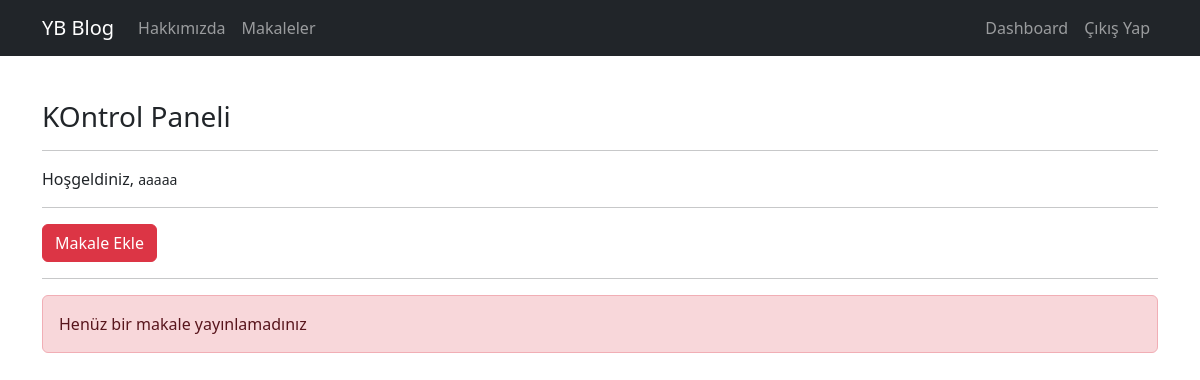
/article/dashboard/ (signed in), run on an earlier commit of the app's database.
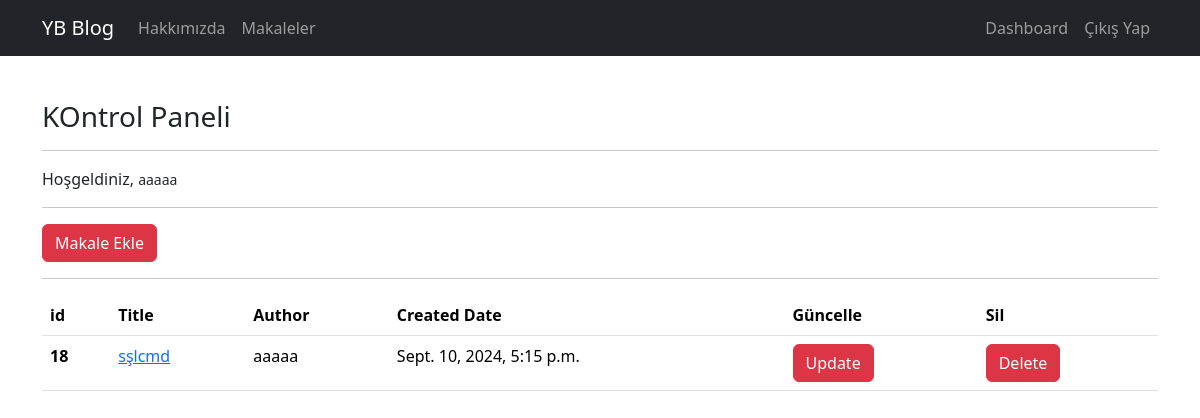
And on a later commit of the database.
### article/models.py (models this page shows, shortened)
class Article(models.Model):          #bu article ı kayıt etmen gerekiyor admin.py den
    author=models.ForeignKey("auth.User", on_delete=models.CASCADE)  #django ile hazır gelen Users tablosunu burda kullnadık referans aldık, ondelete->o o user silinirse diğer her şeyi veritabanından silinecek
    title=models.CharField(max_length=50)
    content=RichTextField()
    created_date=models.DateTimeField(auto_now_add=True)     #verbose_name ile bu alanların admin panelindeki ismini değiştirebilirsin
    article_image = models.FileField(blank=True, null=True, verbose_name="Görsel ekleyin")   # Article modelinde değişiklik yaptığımızı bildirmek için pythonmanage.py makemigrations ve sonra yine " " migrate
    class Meta:
        ordering=['-created_date']

### article/views.py (the view)
# urls.py: path('dashboard/', views.dashboard , name='dashboard'),
@login_required
def dashboard(request):
    articles= Article.objects.filter(author= request.user)
    context={
        "articles":articles
    }
    return render(request, "dashboard.html", context)

### templates/dashboard.html
{% extends 'layout.html' %}
{% block body %}
<h3>KOntrol Paneli</h3>
<hr>
<p>
    Hoşgeldiniz, <small>{{request.user.username}}</small>
</p>
<hr>
<a href="{% url 'article:addarticle' %}" class="btn btn-danger">Makale Ekle</a>
<hr>
{% if articles %}
<table class="table">
    <thead>
        <tr>
            <th scope="col">id</th>
            <th scope="col">Title</th>
            <th scope="col">Author</th>
            <th scope="col">Created Date</th>
            <th scope="col">Güncelle</th>
            <th scope="col">Sil</th>
        </tr>
    </thead>
    <tbody>
        {% for article in articles %}
        <tr>
            <th scope="row">{{article.id}}</th>
            <td> <a href="{% url 'article:detail' article.id %}">{{article.title}}</a></td>
            <td>{{article.author}}</td>
            <td>{{article.created_date}}</td>
            <td><a class="btn btn-danger" href="{% url 'article:ArticleUpdate' article.id %}">Update</a></td>
            <td><a class="btn btn-danger" href="{% url 'article:ArticleDelete' article.id %}">Delete</a></td>
        </tr>
        {% endfor %}
    </tbody>
</table>
{% else %}
<div class="alert alert-danger">Henüz bir makale yayınlamadınız</div>
{% endif %}
{% endblock %}

What changed in the data, as far as the page shows it:
added Article: id "18", title "sşlcmd", author "aaaaa", created_date "Sept. 10, 2024, 5:15 p.m."
Also different on the page:
text no longer shown: "Henüz bir makale yayınlamadınız"
text now shown: "id Title Author Created Date Güncelle Sil"
